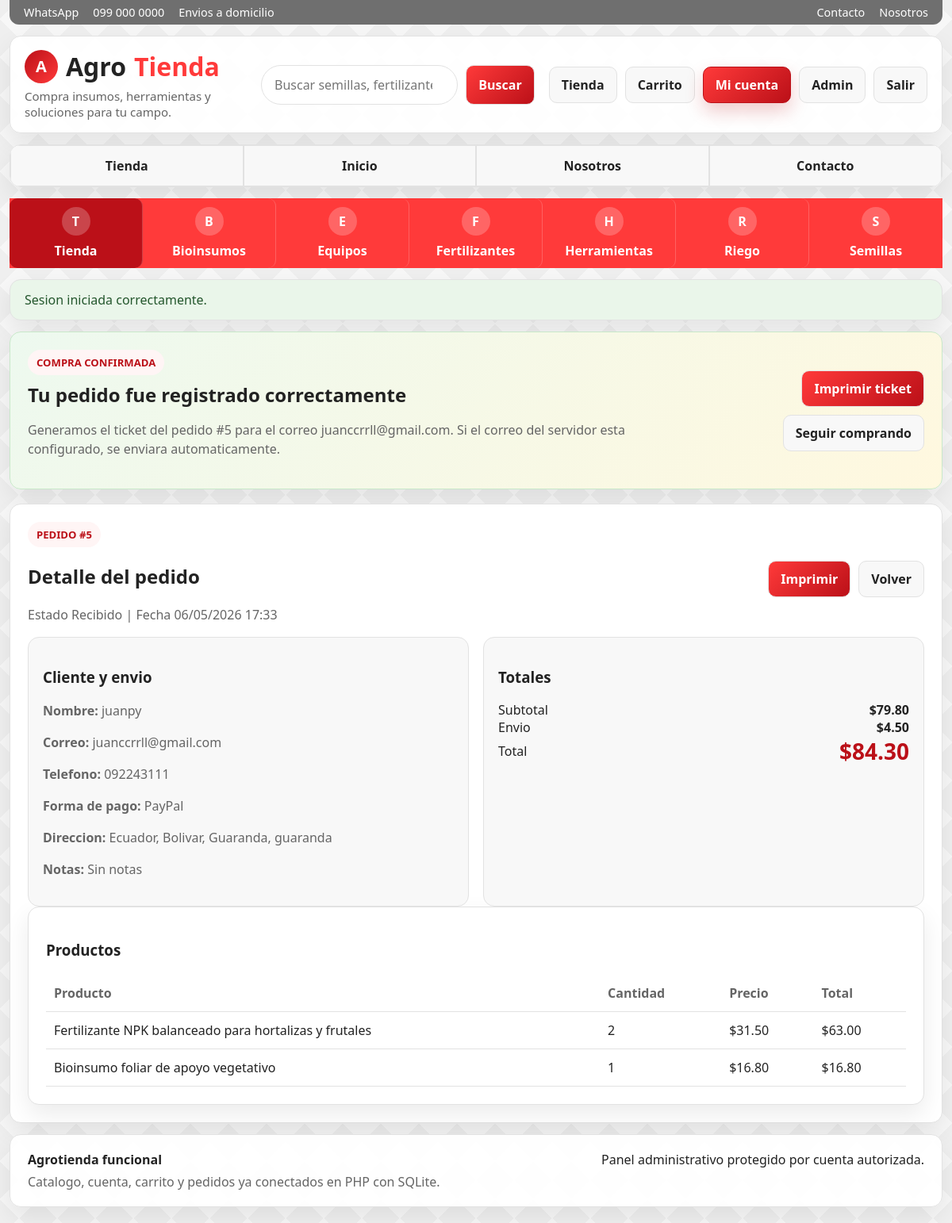
Screenshot of /order.php?id=5 (signed in) with the database file from the repository.
### tables this page shows
CREATE TABLE orders (
            id INTEGER PRIMARY KEY AUTOINCREMENT,
            user_id INTEGER NOT NULL,
            customer_name TEXT NOT NULL,
            customer_email TEXT NOT NULL,
            customer_phone TEXT NOT NULL,
            shipping_address TEXT NOT NULL,
            notes TEXT DEFAULT "",
            subtotal REAL NOT NULL,
            shipping REAL NOT NULL,
            total REAL NOT NULL,
            status TEXT NOT NULL DEFAULT "Pendiente",
            created_at TEXT NOT NULL, payment_method TEXT NOT NULL DEFAULT "Efectivo",
            FOREIGN KEY(user_id) REFERENCES users(id)
        );

CREATE TABLE order_items (
            id INTEGER PRIMARY KEY AUTOINCREMENT,
            order_id INTEGER NOT NULL,
            product_id INTEGER NOT NULL,
            product_name TEXT NOT NULL,
            quantity INTEGER NOT NULL,
            unit_price REAL NOT NULL,
            line_total REAL NOT NULL,
            FOREIGN KEY(order_id) REFERENCES orders(id),
            FOREIGN KEY(product_id) REFERENCES products(id)
        );

### app/bootstrap.php (called while the page is built, shortened)
<?php
function db(): PDO
{
    static $pdo = null;
    if ($pdo instanceof PDO) {
        return $pdo;
    }
    $needsSetup = !file_exists(DB_PATH);
    $pdo = new PDO('sqlite:' . DB_PATH);
    $pdo->setAttribute(PDO::ATTR_ERRMODE, PDO::ERRMODE_EXCEPTION);
    $pdo->setAttribute(PDO::ATTR_DEFAULT_FETCH_MODE, PDO::FETCH_ASSOC);
    $pdo->exec('PRAGMA foreign_keys = ON');
    if ($needsSetup) {
        initializeDatabase($pdo);
    } else {
        migrateDatabase($pdo);
    }
    return $pdo;
}
function migrateDatabase(PDO $pdo): void
{
    $columns = $pdo->query('PRAGMA table_info(products)')->fetchAll();
    $columnNames = array_column($columns, 'name');
    syncProductImages($pdo);
    migrateOrdersTable($pdo);
}
function migrateOrdersTable(PDO $pdo): void
{
    $columns = $pdo->query('PRAGMA table_info(orders)')->fetchAll();
    $columnNames = array_column($columns, 'name');
}
function syncProductImages(PDO $pdo): void
{
    $stmt = $pdo->prepare('UPDATE products SET image_url = :image_url WHERE name = :name');
    foreach (productSeedData() as $product) {
        $stmt->execute([
            'name' => $product['name'],
            'image_url' => $product['image_url'],
        ]);
    }
}
function currentUser(): ?array
{
    static $cached = null;
    if ($cached !== null) {
        return $cached;
    }
    $stmt = db()->prepare('SELECT * FROM users WHERE id = :id LIMIT 1');
    $stmt->execute(['id' => $_SESSION['user_id']]);
    $cached = $stmt->fetch() ?: null;
    return $cached;
}
function requireLogin(): array
{
    $user = currentUser();
    return $user;
}
function money(float $value): string
{
    return '$' . number_format($value, 2);
}
function e(string $value): string
{
    return htmlspecialchars($value, ENT_QUOTES, 'UTF-8');
}
function orderById(int $orderId, ?int $userId = null): ?array
{
    $sql = 'SELECT * FROM orders WHERE id = :id';
    $params = ['id' => $orderId];
    $stmt = db()->prepare($sql . ' LIMIT 1');
    $stmt->execute($params);
    $order = $stmt->fetch();
    $items = db()->prepare('SELECT * FROM order_items WHERE order_id = :order_id ORDER BY id ASC');
    $items->execute(['order_id' => $orderId]);
    $order['items'] = $items->fetchAll();
    return $order;
}

### order.php (the view, shortened to what this page needs)
<?php
require_once __DIR__ . '/app/layout.php';
$user = requireLogin();
$orderId = (int) ($_GET['id'] ?? 0);
$order = orderById($orderId, $user['role'] === 'admin' ? null : (int) $user['id']);
?>
<section class="order-confirmation card">
  <div>
    <span class="eyebrow">Compra confirmada</span>
    <h2>Tu pedido fue registrado correctamente</h2>
    <p class="muted">Generamos el ticket del pedido #<?= (int) $order['id'] ?> para el correo <?= e($order['customer_email']) ?>. Si el correo del servidor esta configurado, se enviara automaticamente.</p>
  </div>
  <div class="order-actions">
    <button class="btn primary" type="button" onclick="window.print()">Imprimir ticket</button>
    <a class="btn" href="store.php">Seguir comprando</a>
  </div>
</section>
<section class="card printable-order">
  <div class="line">
    <div>
      <span class="eyebrow">Pedido #<?= (int) $order['id'] ?></span>
      <h2>Detalle del pedido</h2>
      <p class="muted">Estado <?= e($order['status']) ?> | Fecha <?= e(date('d/m/Y H:i', strtotime($order['created_at']))) ?></p>
    </div>
    <div class="order-actions">
      <button class="btn primary" type="button" onclick="window.print()">Imprimir</button>
      <a class="btn" href="<?= $user['role'] === 'admin' ? 'admin.php' : 'account.php' ?>">Volver</a>
    </div>
  </div>
  <div class="grid-2">
    <article class="panel">
      <h3>Cliente y envio</h3>
      <p class="muted"><strong>Nombre:</strong> <?= e($order['customer_name']) ?></p>
      <p class="muted"><strong>Correo:</strong> <?= e($order['customer_email']) ?></p>
      <p class="muted"><strong>Telefono:</strong> <?= e($order['customer_phone']) ?></p>
      <p class="muted"><strong>Forma de pago:</strong> <?= e($order['payment_method'] ?? 'Efectivo') ?></p>
      <p class="muted"><strong>Direccion:</strong> <?= e($order['shipping_address']) ?></p>
      <p class="muted"><strong>Notas:</strong> <?= e($order['notes'] ?: 'Sin notas') ?></p>
    </article>
    <article class="panel">
      <h3>Totales</h3>
      <div class="line"><span>Subtotal</span><strong><?= money((float) $order['subtotal']) ?></strong></div>
      <div class="line"><span>Envio</span><strong><?= money((float) $order['shipping']) ?></strong></div>
      <div class="line"><span>Total</span><strong class="price"><?= money((float) $order['total']) ?></strong></div>
    </article>
  </div>
  <article class="card">
    <h3>Productos</h3>
    <table>
      <thead>
        <tr>
          <th>Producto</th>
          <th>Cantidad</th>
          <th>Precio</th>
          <th>Total</th>
        </tr>
      </thead>
      <tbody>
        <?php foreach ($order['items'] as $item): ?>
          <tr>
            <td><?= e($item['product_name']) ?></td>
            <td><?= (int) $item['quantity'] ?></td>
            <td><?= money((float) $item['unit_price']) ?></td>
            <td><?= money((float) $item['line_total']) ?></td>
          </tr>
        <?php endforeach; ?>
      </tbody>
    </table>
  </article>
</section>

### assets/app.css (style rules this page uses)
:root { --bg: #f4f4f4; --surface: #ffffff; --surface-soft: #f8f8f8; --surface-muted: #efefef; --border: #e2e2e2; --text: #222222; --muted: #656565; --primary: #ff3a3a; --primary-dark: #bb1018; --accent: #ffcf2f; --success-bg: #eaf6ea; --success-text: #24572d; --danger-bg: #fdeaea; --danger-text: #8f2028; --shadow: 0 12px 30px rgba(0, 0, 0, 0.08); }
* { box-sizing: border-box; }
body { margin: 0; min-height: 100vh; font-family: "Segoe UI", Tahoma, Geneva, Verdana, sans-serif; background: linear-gradient(135deg, rgba(0, 0, 0, 0.03) 25%, transparent 25%) 0 0 / 48px 48px, linear-gradient(225deg, rgba(0, 0, 0, 0.03) 25%, transparent 25%) 0 0 / 48px 48px, linear-gradient(315deg, rgba(0, 0, 0, 0.03) 25%, transparent 25%) 0 0 / 48px 48px, linear-gradient(45deg, rgba(0, 0, 0, 0.03) 25%, transparent 25%) 0 0 / 48px 48px, #f7f7f7; color: var(--text); }
a { color: inherit; text-decoration: none; }
button, input, select, textarea { font: inherit; }
a, button, .btn, .nav a, .section-nav a, .category-link, .spotlight-card, .product { transition: background-color 180ms ease, border-color 180ms ease, color 180ms ease, box-shadow 180ms ease, transform 180ms ease, filter 180ms ease; }
.nav a, .btn, .category-link, .section-nav a { border-radius: 10px; padding: 11px 15px; font-weight: 700; }
.grid-2, .grid-3, .grid-4, .split, .admin-layout { display: grid; gap: 18px; }
.grid-2 { grid-template-columns: repeat(2, minmax(0, 1fr)); }
.card, .store-hero, .promo-hero, .promo-banner-mini { background: var(--surface); border: 1px solid var(--border); border-radius: 14px; box-shadow: var(--shadow); }
.card, .store-toolbar { padding: 22px; }
.eyebrow { display: inline-block; width: fit-content; padding: 7px 11px; border-radius: 999px; background: rgba(255, 255, 255, 0.16); color: #fff; font-size: 0.82rem; font-weight: 800; text-transform: uppercase; }
.card .eyebrow, .section-head .eyebrow { background: #fff5f5; color: var(--primary-dark); }
.muted { color: var(--muted); line-height: 1.5; }
.btn { display: inline-flex; align-items: center; justify-content: center; gap: 8px; cursor: pointer; color: var(--text); background: var(--surface-soft); border: 1px solid var(--border); text-align: center; }
.btn.primary { color: #fff; background: linear-gradient(135deg, var(--primary), var(--primary-dark)); }
.price { color: var(--primary-dark); font-size: 1.75rem; font-weight: 900; }
.order-confirmation { display: flex; justify-content: space-between; gap: 18px; align-items: center; background: linear-gradient(135deg, #edf9ef, #fff8df); border-color: #c8e8c9; }
.order-confirmation h2 { margin: 8px 0; }
.order-actions { display: flex; gap: 10px; flex-wrap: wrap; justify-content: flex-end; }
.row, .line, .actions, .table-actions { display: flex; gap: 12px; flex-wrap: wrap; align-items: center; }
.line { justify-content: space-between; }
.panel { padding: 18px; border-radius: 14px; border: 1px solid var(--border); background: var(--surface-soft); }
table { width: 100%; border-collapse: collapse; }
th, td { text-align: left; padding: 12px 10px; border-bottom: 1px solid var(--border); }
th { color: var(--muted); }

### rows the page displays
orders: id "5", customer_email "juanccrrll@gmail.com", status "Recibido", created_at "06/05/2026 17:33", customer_name "juanpy", customer_phone "092243111", payment_method "PayPal", shipping_address "Ecuador, Bolivar, Guaranda, guaranda", notes "Sin notas", subtotal "$79.80", shipping "$4.50", total "$84.30"
order_items: product_name "Fertilizante NPK balanceado para hortalizas y frutales", quantity "2", unit_price "$31.50", line_total "$63.00"
order_items: product_name "Bioinsumo foliar de apoyo vegetativo", quantity "1", unit_price "$16.80", line_total "$16.80"

### other values shown
substr($categoryLink, 0, 1) "B"
$categoryLink "Bioinsumos"
substr($categoryLink, 0, 1) "E"
$categoryLink "Equipos"
substr($categoryLink, 0, 1) "F"
$categoryLink "Fertilizantes"
substr($categoryLink, 0, 1) "H"
$categoryLink "Herramientas"
substr($categoryLink, 0, 1) "R"
$categoryLink "Riego"
substr($categoryLink, 0, 1) "S"
$categoryLink "Semillas"
$flash['message'] "Sesion iniciada correctamente."
